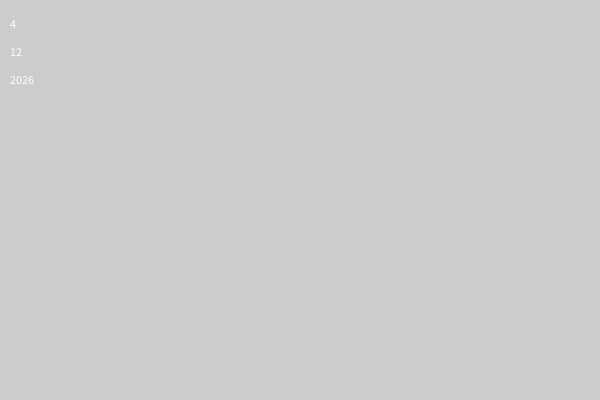
Frame 1 (no input)
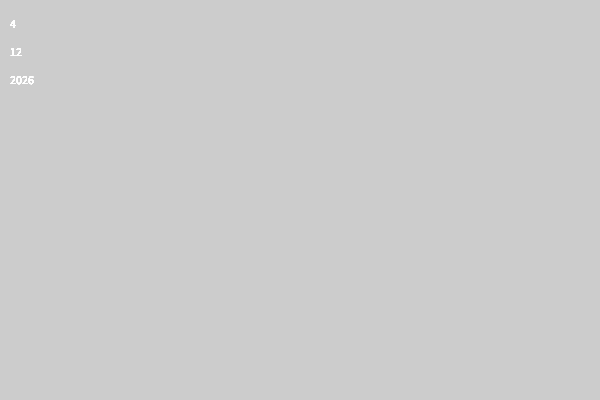
Frame 60 (the mouse pressed at the canvas centre just before this capture)
Frame 120 (the mouse held since frame 60 and released just before this capture): identical to frame 60, image omitted

The Processing sketch that drew these frames (run headless with seeded random() and noise(); from frame 60 on, the mouse is pressed at the canvas centre):

// Processing sketch: time_secondhourday
// ── time_secondhourday.pde

void setup (){
  size(600,400);
}
void draw(){
int d = day();    // Values from 1 - 31

int m = month();  // Values from 1 - 12
int y = year();   // 2003, 2004, 2005, etc.
println(" day="+d+" month="+m+" year="+y);

String s = String.valueOf(d);
text(s, 10, 28);
s = String.valueOf(m);
text(s, 10, 56); 
s = String.valueOf(y);
text(s, 10, 84);
}
